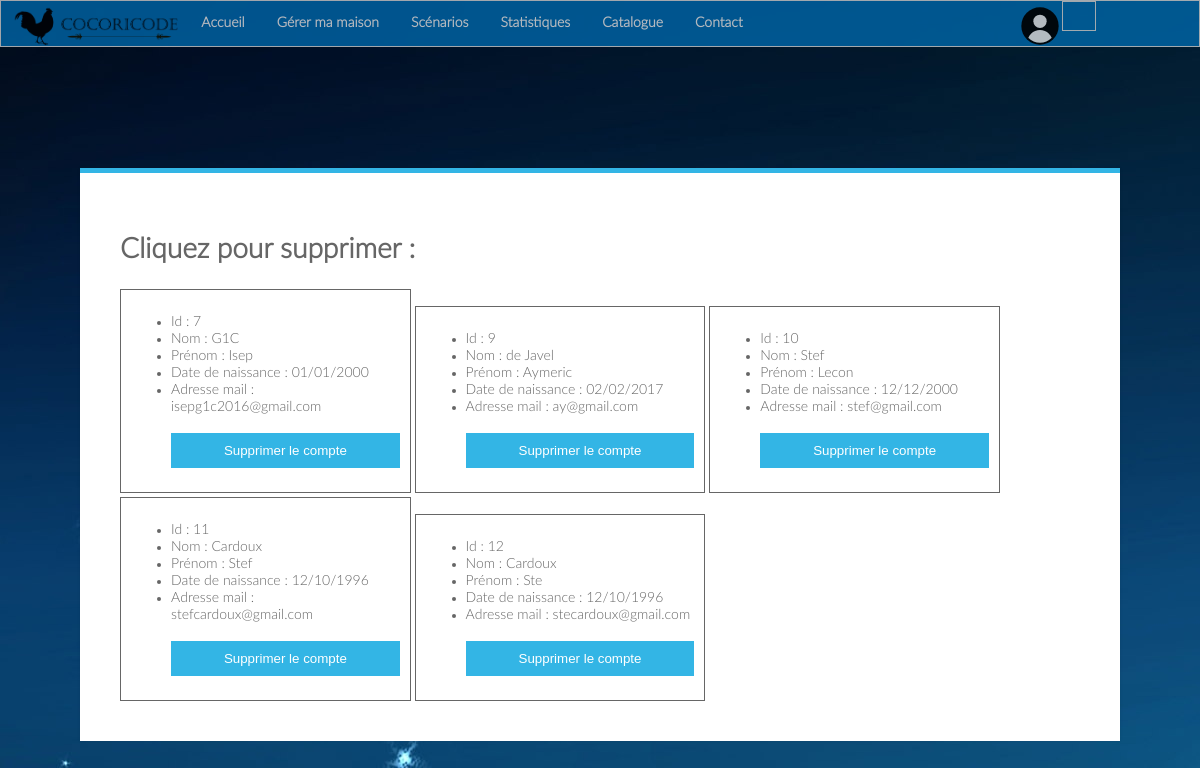
Page /index.php?page=admin (signed in) on the committed database.
### tables this page shows
CREATE TABLE `Utilisateur` (
  `Id` int(11) NOT NULL,
  `Mail` varchar(25) DEFAULT NULL,
  `Password` varchar(50) DEFAULT NULL,
  `Nom` varchar(25) DEFAULT NULL,
  `Prenom` varchar(25) DEFAULT NULL,
  `Date_naissance` varchar(25) DEFAULT NULL,
  `Permission` int(11) DEFAULT NULL
);

### Controleur/admin.php (called while the page is built)
<?php
$tab=[];
$iduser = $_SESSION['id'];
include 'Modele/connexion_bdd.php';
$req= $mysqli->query("SELECT * FROM Utilisateur WHERE id != $iduser");
while ($donne = $req ->fetch_array(MYSQLI_ASSOC)) {
	array_push($tab,$donne);
}
include 'Vue/admin.php';
?>

### Vue/admin.php (the view, shortened to what this page needs)
<div class="module3">
	<div class="module form-block">
		<h1>Cliquez pour supprimer :</h1>
	<?php
	foreach ( $tab as $key => $value ) {
		?>
			<div class="capt">
			<ul>
				<li>Id : <?php echo $tab[$key]['Id'] ?></li>
				<li>Nom : <?php echo $tab[$key]['Nom'] ?></li>
				<li>Prénom : <?php echo $tab[$key]['Prenom'] ?></li>
				<li>Date de naissance : <?php echo $tab[$key]['Date_naissance'] ?></li>
				<li>Adresse mail : <?php echo $tab[$key]['Mail'] ?></li>
				<br>
				<button
					onclick='supprimer("<?php echo $tab[$key]['Id'] ?>","<?php echo $tab[$key]['Nom'] ?>","<?php echo $tab[$key]['Prenom'] ?>")'>Supprimer
					le compte</button>
			</ul>
		</div>
		<?
	}
	?>
	</div>
</div>

### Vue/style.css (style rules this page uses)
body { font-family: LatoLight; margin: 0; padding: 0; background-image: url('Vue/background.jpg'); background-size: 100%; height: 100%; }
body { background: #e9e9e9; background-image:url(background.jpg); color: #666666; font-size: 14px; -webkit-font-smoothing: antialiased; -moz-osx-font-smoothing: grayscale; }
.module3 { position: relative; padding-top: 8%; width: 100%; height : 100%; margin-bottom : 100px; }
.module3 .capt { margin-top: 4px; border: solid; border-width: 1px; display: inline-block; width: 28%; padding: 10px; -webkit-transition: width 2s; transition: width 2s; transition: all .2s ease-out; }
.form-block { position: relative; background: #ffffff; max-width: 80%; border-top: 5px solid #33b5e5; box-shadow: 0 0 3px rgba(0, 0, 0, 0.1); margin: 0 auto; padding: 40px; }
.form-block button { cursor: pointer; background: #33b5e5; width: 100%; border: 0; padding: 10px 15px; color: #ffffff; -webkit-transition: 0.3s ease; transition: 0.3s ease; }

### rows in the picture
utilisateur: Id "7", Nom "G1C", Prenom "Isep", Date_naissance "01/01/2000", Mail "isepg1c2016@gmail.com"
utilisateur: Id "9", Nom "de Javel", Prenom "Aymeric", Date_naissance "02/02/2017", Mail "ay@gmail.com"
utilisateur: Id "10", Nom "Stef", Prenom "Lecon", Date_naissance "12/12/2000", Mail "stef@gmail.com"
utilisateur: Id "11", Nom "Cardoux", Prenom "Stef", Date_naissance "12/10/1996", Mail "stefcardoux@gmail.com"
utilisateur: Id "12", Nom "Cardoux", Prenom "Ste", Date_naissance "12/10/1996", Mail "stecardoux@gmail.com"
